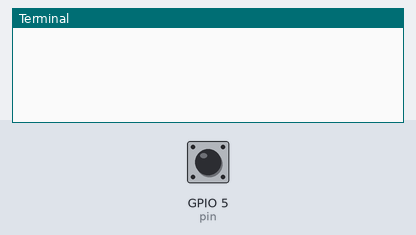
This program was run on a simulated Raspberry Pi (BCM pin numbers). On the bench: the last lines printed to the terminal. The test bench sets the inputs (shaded band); at power-on: GPIO 5 (pin) HIGH.

Above: at 1.2 s.
1.3 s: GPIO 5 (pin) pulled LOW for 0.15 s
At 1.9 s:
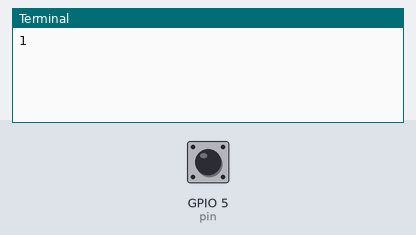
4.4 s: GPIO 5 (pin) pulled LOW for 1 s
At 5.9 s:
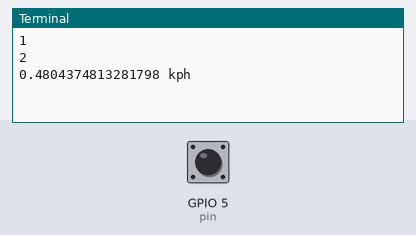
8.4 s: GPIO 5 (pin) pulled LOW for 0.15 s
At 9.7 s:
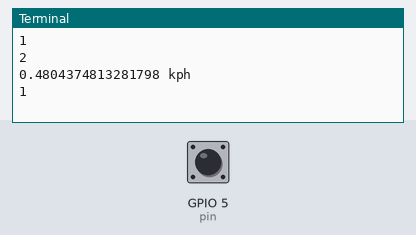

The program:

wind_final.py
```python
#!/usr/bin/python3
import RPi.GPIO as GPIO
import time, math

pin = 5
count = 0

def calculate_speed(r_cm, time_sec):
    global count
    circ_cm = (2 * math.pi) * r_cm
    rot = count / 2.0
    dist_km = (circ_cm * rot) / 100000.0 # convert to kilometres
    km_per_sec = dist_km / time_sec
    km_per_hour = km_per_sec * 3600 # convert to distance per hour
    return km_per_hour * 1.18

def spin(channel):
    global count
    count += 1
    print (count)

GPIO.setmode(GPIO.BCM)
GPIO.setup(pin, GPIO.IN, GPIO.PUD_UP)
GPIO.add_event_detect(pin, GPIO.FALLING, callback=spin)

interval = 5

while True:
    count = 0
    time.sleep(interval)
    print (calculate_speed(9.0, interval), "kph")
```

Measured:
- after the input at 1.3 s, the terminal: prints a new line at once (image 1)
- after the input at 4.4 s, the terminal: prints a new line at once (image 2)
- after the input at 8.4 s, the terminal: prints a new line at once (image 3)
